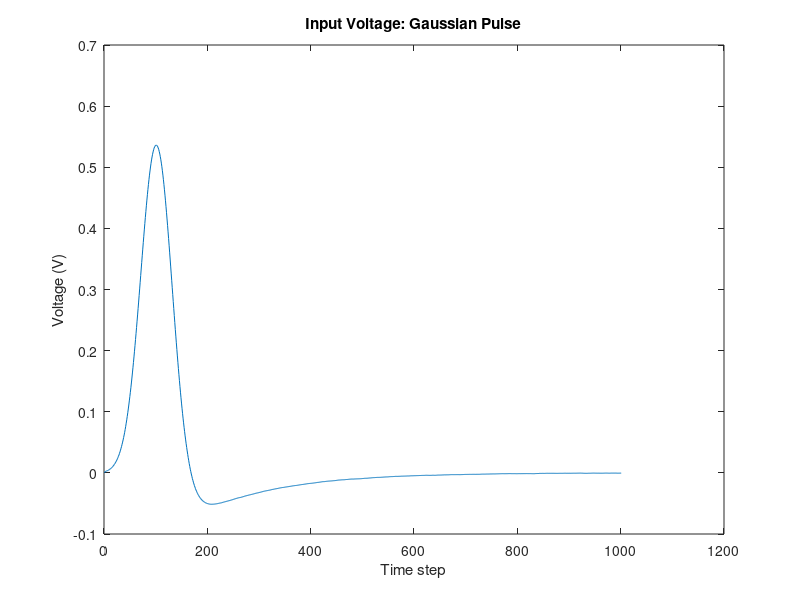
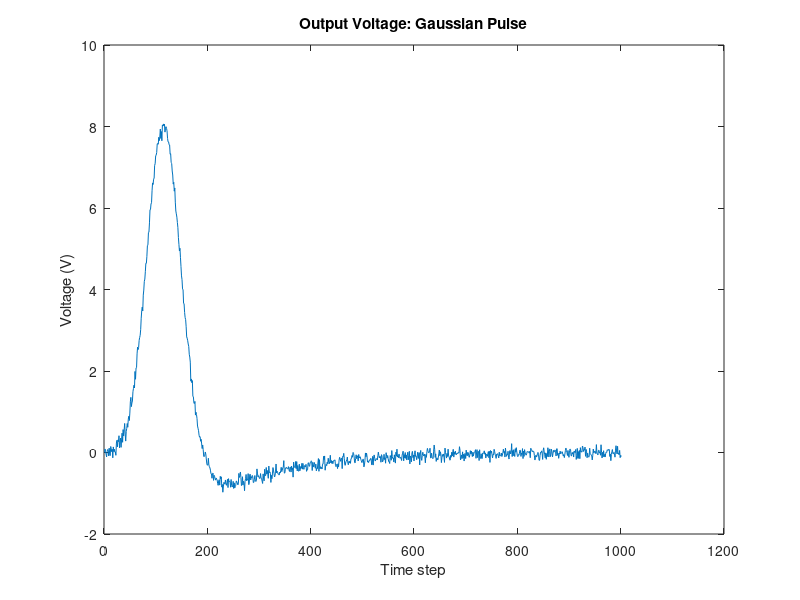
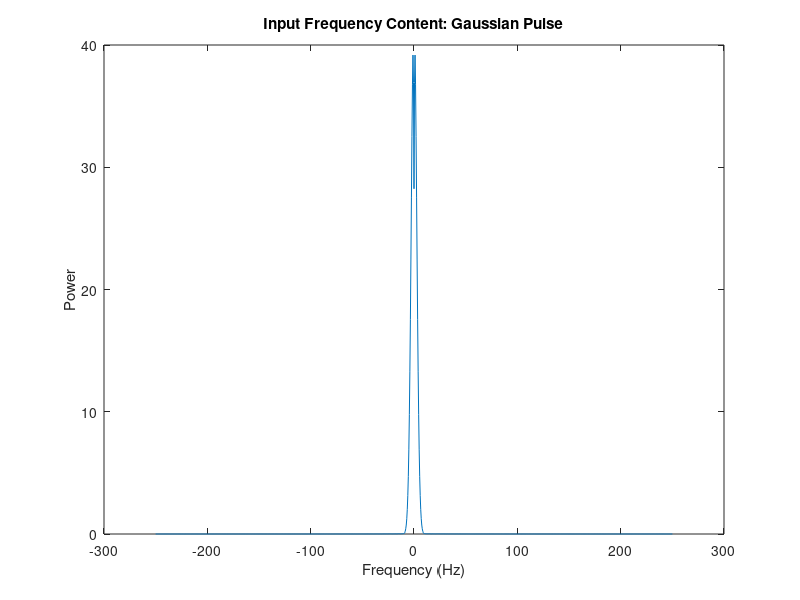
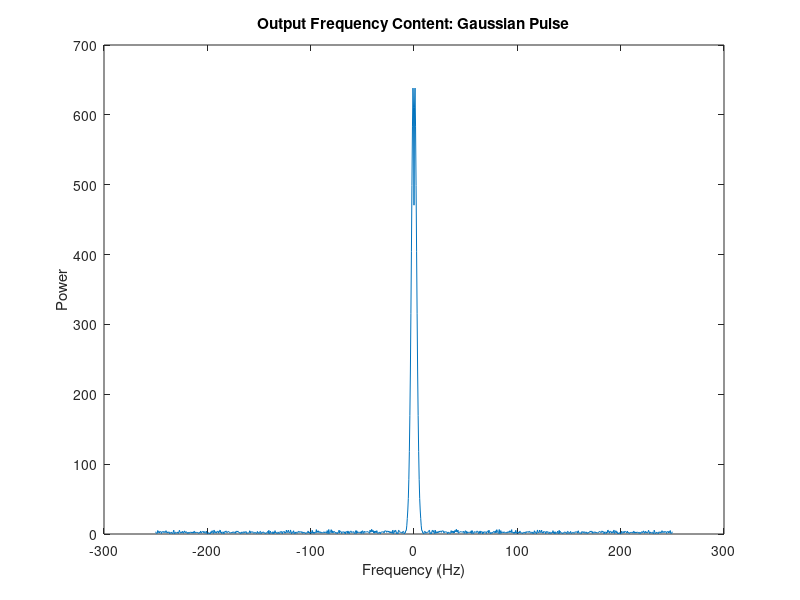

Reproduce these figures in MATLAB, in order.
function D = Part3a()
clear all

G=zeros(8,8);
C=zeros(8,8);
F=zeros(8,1);

% Definition of circuit elements
R1 = 1; 
R2=2;
R3=10;
R4=0.1;
R0=1000;
c=0.25;
L=0.2;
a = 100;
cn=0.00001;


% Definition of G matrix hardcoded.
G(1,1)=1/R1;
G(1,2)=-1/R1;
G(2,1)=-1/R1;
G(2,2)=1/R1 +1/R2;
G(3,3)=1/R3;
G(4,4)=1/R4; 
G(4,5)=-1/R4;
G(5,4)=1/R4;
G(5,5)=1/R4 +1/R0;
G(6,1)=1;
G(7,2)=1;
G(7,3)=-1;
G(8,3)=-a/R3;
G(8,4)=1;
G(1,6)=1;
G(2,7)=1;
G(3,7)=-1;
G(4,8)=1;


% Definition of C matrix hardcoded.
C(1,1)=c;
C(1,2)=-c;
C(2,2)=c;
C(3,3)=cn; % additional capacitor
C(2,1)=-c;
C(7,7)=-L;

G
C

simt=1; % sec
nsteps=1000;
f=1/0.03;
dt=simt/nsteps;
M=(C./dt+G);
V(1:8,1)=[0;0;0;0;0;0;0;0];
Gaussian=@(t) exp(-(t-0.1)^2/(2.*0.03^2));

for step=1:nsteps
    In=randn()*0.001;
    t=step*dt;
    Vin=Gaussian(t);
    F=[0; 0; -In; 0; 0; Vin;0;0]; % new applied voltage and current conditions. 
    B=C*V(1:8,step)./dt+F;
    V(1:8,step+1)=M\B;
end


figure(17)
plot(-V(6,:));
% plot(linspace(0,simt,nsteps+1),-V(6,:))
title('Input Voltage: Gaussian Pulse')
xlabel('Time step')
ylabel('Voltage (V)')

figure(18)
plot(-V(5,:));
% plot(linspace(0,simt,nsteps+1),-V(5,:))
title('Output Voltage: Gaussian Pulse')
xlabel('Time step')
ylabel('Voltage (V)')

Yi = fft(V(6,:));
Yo=fft(V(5,:));

figure(19)
plot(linspace(-1/dt*0.25,1/dt*0.25,length(Yi)),fftshift(abs(Yi)))
title('Input Frequency Content: Gaussian Pulse')
xlabel('Frequency (Hz)')
ylabel('Power')

figure(20)
plot(linspace(-1/dt*0.25,1/dt*0.25,length(Yo)),fftshift(abs(Yo)))
title('Output Frequency Content: Gaussian Pulse')
xlabel('Frequency (Hz)')
ylabel('Power')

end


